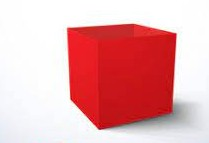
#> input picture Images/red_box_simple_2.jpeg, 209 x 143 px, found by its file name
$ python contour_img_canny.py
#> lines starting #> are read from the running program, lines starting #| are printed output that depends on the picture; after the words box and inside, x2 and y2 are one past the last pixel; in counts of white or black regions, pixels touching at a corner belong together
"""
Code specifically to pre process the images for contour detection using
Color image, gaussian blur, and Canny Edge detction
and then draw a bounding box around the same
"""

import cv2
import numpy as np

# Open an image
color_img = cv2.imread("Images/red_box_simple_2.jpeg", 1)
#> color_img is the input picture: shape (143, 209, 3); mean B, G, R 175.6, 173.1, 232.4
blur_img = cv2.GaussianBlur(color_img, (5, 5), 0)
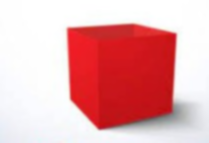
#> blur_img: shape (143, 209, 3); mean B, G, R 175.6, 173.1, 232.4

edges = cv2.Canny(blur_img, 50, 160)
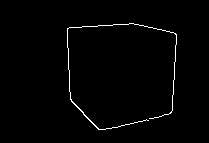
#> edges: shape (143, 209); 1.3% white in thin lines or dots, all inside (x1, y1, x2, y2) = (67, 23, 177, 130)
contours, hierachy = cv2.findContours(edges, cv2.RETR_EXTERNAL, cv2.CHAIN_APPROX_NONE)
#> contours = 1 contour; box (x1, y1, x2, y2) and area: (67, 23, 177, 130) 32

# Display the total number of contours found.
print("Number of contours found = {}".format(len(contours)))
#| Number of contours found = 1

# Draw all the contours found
cv2.drawContours(color_img, contours, -1, (255, 0, 0), 5)
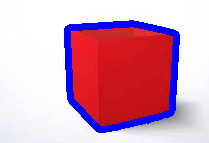
#> color_img: shape (143, 209, 3); 8.72% of pixels changed, all inside (x1, y1, x2, y2) = (64, 20, 180, 133)

# Draw bounding box around the contours
for contour in contours:
    x, y, w, h = cv2.boundingRect(contour)
    cv2.rectangle(color_img, (x, y), (x + w, y + h), (0, 255, 0), 2)
#> this loop made 1 pass
#> (x, y, w, h) on pass 1: (67, 23, 110, 107)
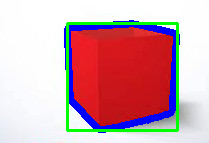
#> color_img: shape (143, 209, 3); 4.34% of pixels changed, all inside (x1, y1, x2, y2) = (66, 22, 179, 132)

cv2.imshow("Color_Img", color_img)

cv2.waitKey(0)
cv2.destroyAllWindows()
